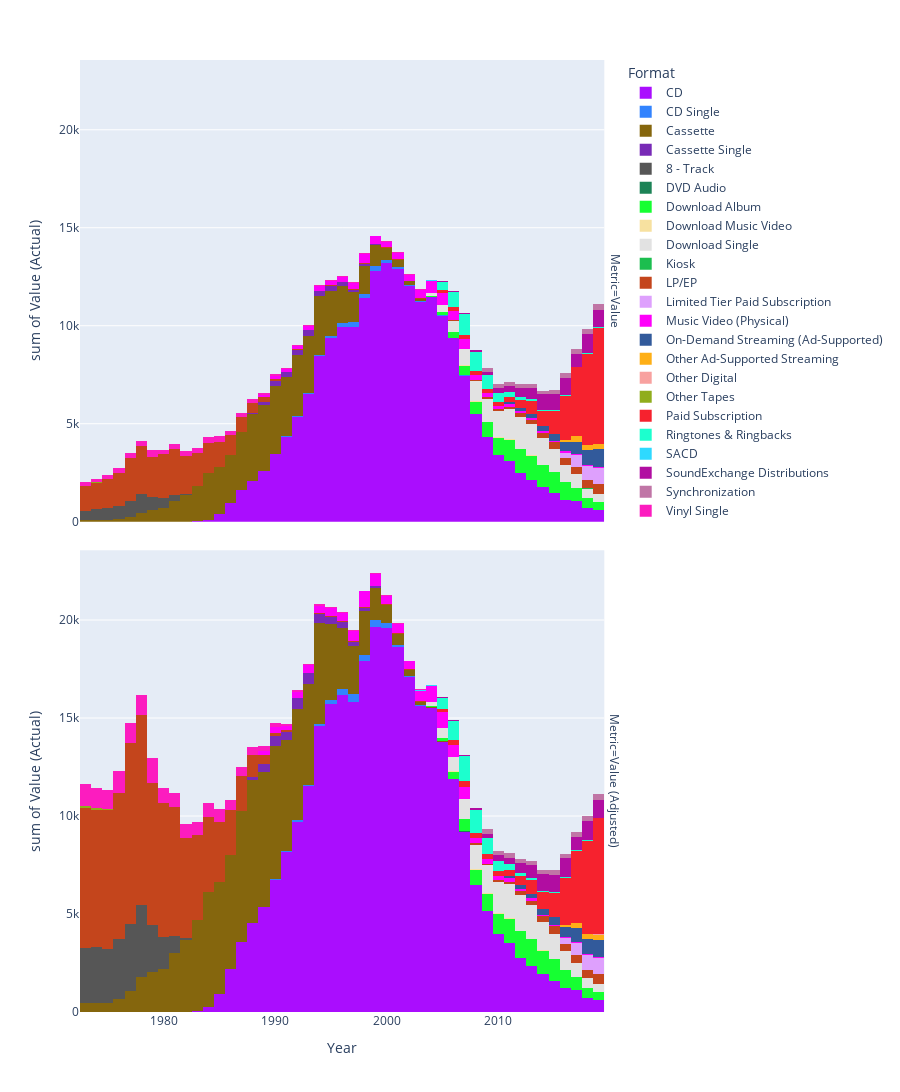

The cell this chart's notebook holds for it:
### Markdown cell above
*The histogram portrays the intricate distribution of music sales by units across diverse years, unveiling a journey through the ever-evolving music industry. The number of music sales units depicted and the passage of years showcased, this masterpiece unveils each bar carrying the essence of the music sales format it represents.*

### Code cell
fig_2 = px.histogram(data_frame=df_other_metrics, x='Year', y='Value (Actual)', color='Format', facet_row='Metric', color_discrete_sequence=qualitative.Alphabet, height=1200, nbins=df['Year'].nunique())
fig_2.show()
